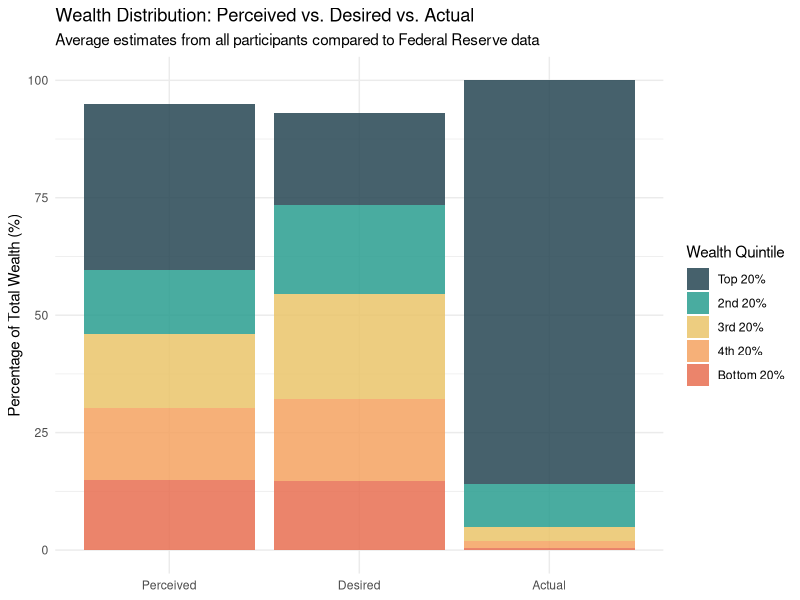
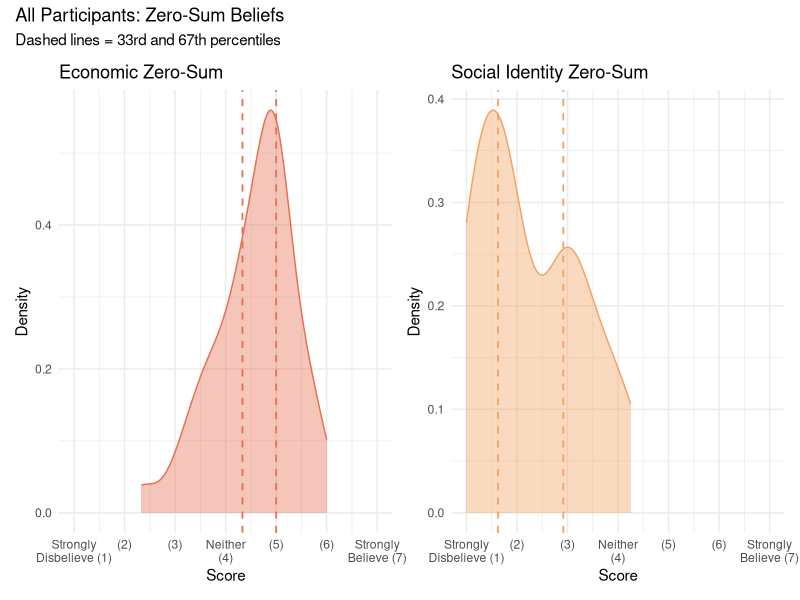
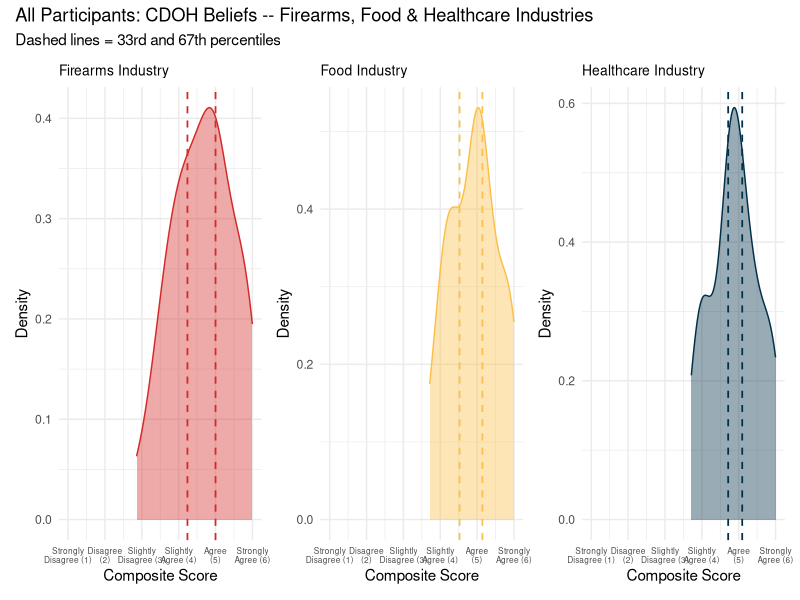

Reproduce these figures in R, in order.
## ---- chunk 1
#| label: setup-ch7
#| include: false

library(tidyverse)
library(ggplot2)
library(ggpubr)
library(patchwork)
library(kableExtra)

# ---- Percentile Helper ----
add_percentile <- function(x) {
  pct <- round(percent_rank(x) * 100)
  label <- case_when(
    pct < 33.33 ~ "low",
    pct < 66.67 ~ "mid",
    TRUE ~ "high"
  )
  paste0(pct, "% (", label, ")")
}

# ---- Color Palette for Chapter 7 ----
# Wealth Distribution
colors_perceived  <- "#264653"   # dark teal — Perceived distribution
colors_desired    <- "#2a9d8f"   # teal — Desired distribution
colors_actual     <- "#e9c46a"   # gold — Actual distribution

# Zero-Sum Beliefs
colors_zs_economic <- "#e76f51"  # burnt orange — Economic zero-sum
colors_zs_social   <- "#f4a261"  # amber — Social identity zero-sum

# CDOH Beliefs
colors_cdoh_firearms  <- "#d62828"   # red — Firearms industry
colors_cdoh_food      <- "#fcbf49"   # yellow — Food industry
colors_cdoh_health    <- "#003049"   # dark blue — Healthcare industry

# ---- Load & Prepare Data ----
alldata <- read_csv("data/survey_data.csv", show_col_types = FALSE)

alldata <- alldata %>%
  filter(
    !is.na(PASSWORD),
    PASSWORD != "PASSWORD",
    !grepl("ImportId", PASSWORD, fixed = TRUE),
    !grepl("ImportId", YEAR, fixed = TRUE),
    PASSWORD != "What is the current year?",
    YEAR != "What is the current year?"
  )

# Remove duplicate olive0925 (keep first occurrence, drop second)
olive_rows <- which(alldata$PASSWORD == "olive0925")
if (length(olive_rows) > 1) {
  alldata <- alldata[-olive_rows[-1], ]
}

# Clean passwords: replace identifying entries
alldata <- alldata %>%
  mutate(
    PASSWORD = case_when(
      PASSWORD == "Powerisgay2!" ~ "Power2",
      PASSWORD == "K1lc0yne$402" ~ "Health$402",
      PASSWORD == "Charlie1203" ~ "Health1203",
      PASSWORD == "aaron4103" ~ "health4103",
      PASSWORD == "brandonc1248" ~ "health1248",
      PASSWORD == "joyas1244" ~ "health1244",
      PASSWORD == "olive0925" ~ "health0925",
      TRUE ~ PASSWORD
    )
  )

alldata <- alldata %>%
  mutate(
    CLASS = factor(
      CLASS,
      levels = c("1", "2", "3"),
      labels = c("PH322", "ANTH206", "Peer Mentor / TA")
    )
  )
## ---- chunk 2
#| label: wealth-compute

wealth_data <- alldata %>%
  select(CLASS, PASSWORD,
         WEALTHDISTRIBUTION_5, WEALTHDISTRIBUTION_4, WEALTHDISTRIBUTION_3,
         WEALTHDISTRIBUTION_2, WEALTHDISTRIBUTION_1,
         DESIREDWEALTHDISTRIB_5, DESIREDWEALTHDISTRIB_4, DESIREDWEALTHDISTRIB_3,
         DESIREDWEALTHDISTRIB_2, DESIREDWEALTHDISTRIB_1) %>%
  mutate(across(-c(CLASS, PASSWORD), ~ as.numeric(.)))
## ---- chunk 3
#| label: wealth-password-perceived

wealth_perceived <- wealth_data %>%
  filter(!is.na(PASSWORD), PASSWORD != "") %>%
  select(PASSWORD,
         WEALTHDISTRIBUTION_5, WEALTHDISTRIBUTION_4, WEALTHDISTRIBUTION_3,
         WEALTHDISTRIBUTION_2, WEALTHDISTRIBUTION_1) %>%
  arrange(PASSWORD)

kbl(
  wealth_perceived,
  digits = 1,
  escape = FALSE,
  col.names = c("Password",
                 paste0("<span style='color:", colors_perceived, "'>Top 20%</span>"),
                 paste0("<span style='color:", colors_perceived, "'>2nd</span>"),
                 paste0("<span style='color:", colors_perceived, "'>3rd</span>"),
                 paste0("<span style='color:", colors_perceived, "'>4th</span>"),
                 paste0("<span style='color:", colors_perceived, "'>Bottom 20%</span>")),
  caption = "Perceived Wealth Distribution (% of total wealth)"
) %>%
  kable_styling(bootstrap_options = c("striped", "hover", "condensed"), full_width = FALSE)
## ---- chunk 4
#| label: wealth-password-desired

wealth_desired <- wealth_data %>%
  filter(!is.na(PASSWORD), PASSWORD != "") %>%
  select(PASSWORD,
         DESIREDWEALTHDISTRIB_5, DESIREDWEALTHDISTRIB_4, DESIREDWEALTHDISTRIB_3,
         DESIREDWEALTHDISTRIB_2, DESIREDWEALTHDISTRIB_1) %>%
  arrange(PASSWORD)

kbl(
  wealth_desired,
  digits = 1,
  escape = FALSE,
  col.names = c("Password",
                 paste0("<span style='color:", colors_desired, "'>Top 20%</span>"),
                 paste0("<span style='color:", colors_desired, "'>2nd</span>"),
                 paste0("<span style='color:", colors_desired, "'>3rd</span>"),
                 paste0("<span style='color:", colors_desired, "'>4th</span>"),
                 paste0("<span style='color:", colors_desired, "'>Bottom 20%</span>")),
  caption = "Desired Wealth Distribution (% of total wealth)"
) %>%
  kable_styling(bootstrap_options = c("striped", "hover", "condensed"), full_width = FALSE)
## ---- chunk 5
#| label: wealth-stacked-bar
#| fig-cap: "Wealth Distribution: Average perceived vs. desired distribution compared to actual U.S. wealth distribution."
#| fig-width: 10
#| fig-height: 6

# Calculate average perceived and desired
avg_perceived <- wealth_data %>%
  summarise(across(starts_with("WEALTHDISTRIBUTION_"), ~ mean(., na.rm = TRUE))) %>%
  pivot_longer(everything(), names_to = "quintile", values_to = "pct") %>%
  mutate(
    quintile_label = c("Top 20%", "2nd 20%", "3rd 20%", "4th 20%", "Bottom 20%"),
    type = "Perceived"
  )

avg_desired <- wealth_data %>%
  summarise(across(starts_with("DESIREDWEALTHDISTRIB_"), ~ mean(., na.rm = TRUE))) %>%
  pivot_longer(everything(), names_to = "quintile", values_to = "pct") %>%
  mutate(
    quintile_label = c("Top 20%", "2nd 20%", "3rd 20%", "4th 20%", "Bottom 20%"),
    type = "Desired"
  )

# Actual U.S. wealth distribution (approximate, Federal Reserve 2022)
actual <- tibble(
  quintile = paste0("actual_", 1:5),
  pct = c(86, 9, 3, 1.5, 0.5),
  quintile_label = c("Top 20%", "2nd 20%", "3rd 20%", "4th 20%", "Bottom 20%"),
  type = "Actual"
)

wealth_compare <- bind_rows(avg_perceived, avg_desired, actual) %>%
  mutate(
    type = factor(type, levels = c("Perceived", "Desired", "Actual")),
    quintile_label = factor(quintile_label,
      levels = c("Top 20%", "2nd 20%", "3rd 20%", "4th 20%", "Bottom 20%"))
  )

ggplot(wealth_compare, aes(x = type, y = pct, fill = quintile_label)) +
  geom_col(position = "stack", alpha = 0.85) +
  scale_fill_manual(values = c(
    "Top 20%" = "#264653", "2nd 20%" = "#2a9d8f",
    "3rd 20%" = "#e9c46a", "4th 20%" = "#f4a261", "Bottom 20%" = "#e76f51"
  )) +
  labs(
    title = "Wealth Distribution: Perceived vs. Desired vs. Actual",
    subtitle = "Average estimates from all participants compared to Federal Reserve data",
    x = NULL, y = "Percentage of Total Wealth (%)",
    fill = "Wealth Quintile"
  ) +
  theme_minimal() +
  theme(legend.position = "right")
## ---- chunk 6
#| label: zerosun-compute

zs_data <- alldata %>%
  select(CLASS, PASSWORD, all_of(paste0("OPINIONBELIEFS_", 1:11))) %>%
  mutate(across(starts_with("OPINIONBELIEFS_"), ~ as.numeric(.)))

zs_data <- zs_data %>%
  mutate(
    zs_economic = rowMeans(
      pick(OPINIONBELIEFS_1, OPINIONBELIEFS_2, OPINIONBELIEFS_3), na.rm = TRUE
    ),
    zs_social = rowMeans(
      pick(all_of(paste0("OPINIONBELIEFS_", 4:11))), na.rm = TRUE
    )
  )
## ---- chunk 7
#| label: zerosun-password-table

zs_password <- zs_data %>%
  filter(!is.na(PASSWORD), PASSWORD != "") %>%
  select(PASSWORD, zs_economic, zs_social) %>%
  mutate(
    zs_economic_pct = add_percentile(zs_economic),
    zs_social_pct = add_percentile(zs_social)
  ) %>%
  select(PASSWORD, zs_economic, zs_economic_pct, zs_social, zs_social_pct) %>%
  arrange(PASSWORD)

kbl(
  zs_password,
  digits = 2,
  escape = FALSE,
  col.names = c("Password",
                 paste0("<span style='color:", colors_zs_economic, "'>Economic</span>"),
                 paste0("<span style='color:", colors_zs_economic, "'>Percentile</span>"),
                 paste0("<span style='color:", colors_zs_social, "'>Social Identity</span>"),
                 paste0("<span style='color:", colors_zs_social, "'>Percentile</span>")),
  caption = "Zero-Sum Beliefs: Your Composite Scores"
) %>%
  kable_styling(bootstrap_options = c("striped", "hover", "condensed"), full_width = FALSE)
## ---- chunk 8
#| label: zerosun-density
#| fig-cap: "Zero-Sum Beliefs: Economic vs. Social Identity dimensions. Dashed lines indicate 33rd and 67th percentiles."
#| fig-width: 10
#| fig-height: 5

zs_long <- zs_data %>%
  select(CLASS, zs_economic, zs_social) %>%
  pivot_longer(cols = starts_with("zs_"), names_to = "dimension", values_to = "score") %>%
  mutate(dimension = recode(dimension,
    zs_economic = "Economic Zero-Sum", zs_social = "Social Identity Zero-Sum"))

zs_econ_scores <- zs_long %>% filter(dimension == "Economic Zero-Sum") %>% pull(score)
zs_econ_q33 <- quantile(zs_econ_scores, probs = 1/3, na.rm = TRUE)
zs_econ_q67 <- quantile(zs_econ_scores, probs = 2/3, na.rm = TRUE)

zs_soc_scores <- zs_long %>% filter(dimension == "Social Identity Zero-Sum") %>% pull(score)
zs_soc_q33 <- quantile(zs_soc_scores, probs = 1/3, na.rm = TRUE)
zs_soc_q67 <- quantile(zs_soc_scores, probs = 2/3, na.rm = TRUE)

p_zs_econ <- ggdensity(
  zs_long %>% filter(dimension == "Economic Zero-Sum"),
  x = "score", fill = colors_zs_economic, color = colors_zs_economic, alpha = 0.4
) +
  geom_vline(xintercept = zs_econ_q33, linetype = "dashed", color = colors_zs_economic, linewidth = 0.6) +
  geom_vline(xintercept = zs_econ_q67, linetype = "dashed", color = colors_zs_economic, linewidth = 0.6) +
  coord_cartesian(xlim = c(1, 7)) + scale_x_continuous(breaks = 1:7, labels = c("Strongly\nDisbelieve (1)", "(2)", "(3)", "Neither\n(4)", "(5)", "(6)", "Strongly\nBelieve (7)")) +
  labs(title = "Economic Zero-Sum", x = "Score", y = "Density") +
  theme_minimal() + theme(legend.position = "none")

p_zs_soc <- ggdensity(
  zs_long %>% filter(dimension == "Social Identity Zero-Sum"),
  x = "score", fill = colors_zs_social, color = colors_zs_social, alpha = 0.4
) +
  geom_vline(xintercept = zs_soc_q33, linetype = "dashed", color = colors_zs_social, linewidth = 0.6) +
  geom_vline(xintercept = zs_soc_q67, linetype = "dashed", color = colors_zs_social, linewidth = 0.6) +
  coord_cartesian(xlim = c(1, 7)) + scale_x_continuous(breaks = 1:7, labels = c("Strongly\nDisbelieve (1)", "(2)", "(3)", "Neither\n(4)", "(5)", "(6)", "Strongly\nBelieve (7)")) +
  labs(title = "Social Identity Zero-Sum", x = "Score", y = "Density") +
  theme_minimal() + theme(legend.position = "none")

p_zs_econ + p_zs_soc +
  plot_annotation(
    title = "All Participants: Zero-Sum Beliefs",
    subtitle = "Dashed lines = 33rd and 67th percentiles"
  )
## ---- chunk 9
#| label: cdoh-compute

cdoh_data <- alldata %>%
  select(CLASS, PASSWORD, all_of(paste0("CDOHBELIEFS_", 1:21))) %>%
  mutate(across(starts_with("CDOHBELIEFS_"), ~ as.numeric(.)))

cdoh_data <- cdoh_data %>%
  mutate(
    cdoh_firearms = rowMeans(
      pick(CDOHBELIEFS_1, CDOHBELIEFS_4, CDOHBELIEFS_7,
             CDOHBELIEFS_10, CDOHBELIEFS_13, CDOHBELIEFS_16, CDOHBELIEFS_19),
      na.rm = TRUE
    ),
    cdoh_food = rowMeans(
      pick(CDOHBELIEFS_2, CDOHBELIEFS_5, CDOHBELIEFS_8,
             CDOHBELIEFS_11, CDOHBELIEFS_14, CDOHBELIEFS_17, CDOHBELIEFS_20),
      na.rm = TRUE
    ),
    cdoh_healthcare = rowMeans(
      pick(CDOHBELIEFS_3, CDOHBELIEFS_6, CDOHBELIEFS_9,
             CDOHBELIEFS_12, CDOHBELIEFS_15, CDOHBELIEFS_18, CDOHBELIEFS_21),
      na.rm = TRUE
    )
  )
## ---- chunk 10
#| label: cdoh-password-table

cdoh_password <- cdoh_data %>%
  filter(!is.na(PASSWORD), PASSWORD != "") %>%
  select(PASSWORD, cdoh_firearms, cdoh_food, cdoh_healthcare) %>%
  mutate(
    cdoh_firearms_pct = add_percentile(cdoh_firearms),
    cdoh_food_pct = add_percentile(cdoh_food),
    cdoh_healthcare_pct = add_percentile(cdoh_healthcare)
  ) %>%
  select(PASSWORD, cdoh_firearms, cdoh_firearms_pct, cdoh_food, cdoh_food_pct, cdoh_healthcare, cdoh_healthcare_pct) %>%
  arrange(PASSWORD)

kbl(
  cdoh_password,
  digits = 2,
  escape = FALSE,
  col.names = c("Password",
                 paste0("<span style='color:", colors_cdoh_firearms, "'>Firearms</span>"),
                 paste0("<span style='color:", colors_cdoh_firearms, "'>Fire(%)</span>"),
                 paste0("<span style='color:", colors_cdoh_food, "'>Food</span>"),
                 paste0("<span style='color:", colors_cdoh_food, "'>Food(%)</span>"),
                 paste0("<span style='color:", colors_cdoh_health, "'>Healthcare</span>"),
                 paste0("<span style='color:", colors_cdoh_health, "'>HC(%)</span>")),
  caption = "CDOH Beliefs: Firearms, Food & Healthcare Industry Composite Scores"
) %>%
  kable_styling(bootstrap_options = c("striped", "hover", "condensed"), full_width = TRUE)
## ---- chunk 11
#| label: cdoh-density
#| fig-cap: "CDOH Beliefs: Beliefs about corporate influence on health across three industries. Dashed lines indicate 33rd and 67th percentiles."
#| fig-width: 14
#| fig-height: 5

cdoh_long <- cdoh_data %>%
  select(CLASS, cdoh_firearms, cdoh_food, cdoh_healthcare) %>%
  pivot_longer(cols = starts_with("cdoh_"), names_to = "industry", values_to = "score") %>%
  mutate(
    industry = recode(industry,
      cdoh_firearms = "Firearms Industry",
      cdoh_food = "Food Industry",
      cdoh_healthcare = "Healthcare Industry"),
    industry = factor(industry, levels = c("Firearms Industry", "Food Industry", "Healthcare Industry"))
  )

make_cdoh_plot <- function(name, color) {
  d <- cdoh_long %>% filter(industry == name)
  q33 <- quantile(d$score, probs = 1/3, na.rm = TRUE)
  q67 <- quantile(d$score, probs = 2/3, na.rm = TRUE)
  ggdensity(d, x = "score", fill = color, color = color, alpha = 0.4) +
    geom_vline(xintercept = q33, linetype = "dashed", color = color, linewidth = 0.6) +
    geom_vline(xintercept = q67, linetype = "dashed", color = color, linewidth = 0.6) +
    coord_cartesian(xlim = c(1, 6)) +
    scale_x_continuous(breaks = 1:6, labels = c("Strongly\nDisagree (1)", "Disagree\n(2)", "Slightly\nDisagree (3)", "Slightly\nAgree (4)", "Agree\n(5)", "Strongly\nAgree (6)")) +
    labs(title = name, x = "Composite Score", y = "Density") +
    theme_minimal() + theme(legend.position = "none", plot.title = element_text(size = 10), axis.text.x = element_text(size = 6))
}

p_fire <- make_cdoh_plot("Firearms Industry", colors_cdoh_firearms)
p_food <- make_cdoh_plot("Food Industry", colors_cdoh_food)
p_hc <- make_cdoh_plot("Healthcare Industry", colors_cdoh_health)

p_fire + p_food + p_hc +
  plot_annotation(
    title = "All Participants: CDOH Beliefs -- Firearms, Food & Healthcare Industries",
    subtitle = "Dashed lines = 33rd and 67th percentiles"
  )
